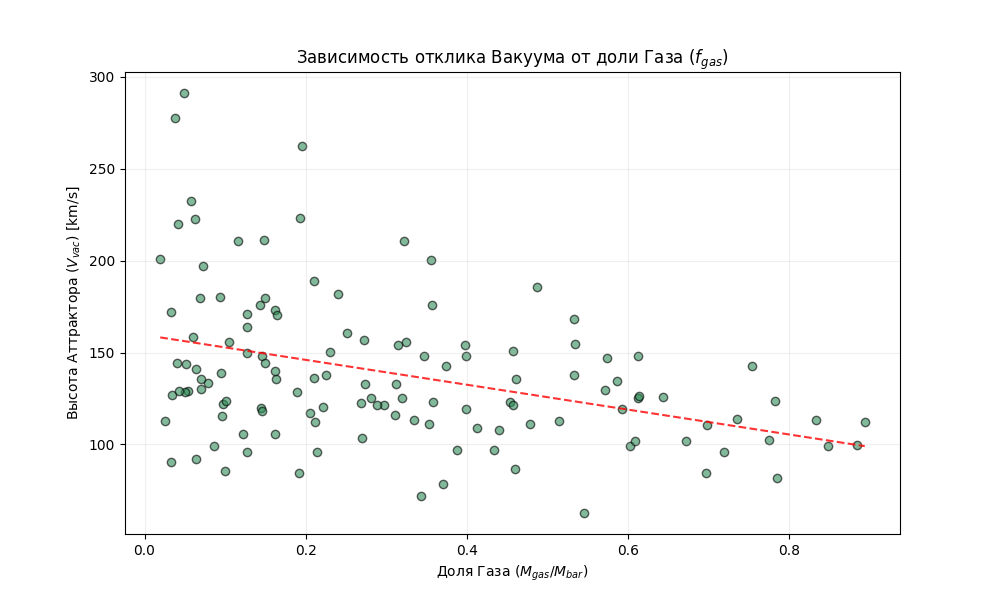

Generate this figure with Python:
import numpy as np
import os
import matplotlib.pyplot as plt
from scipy.optimize import curve_fit

def check_gas_fraction_scaling(folder='rotmod/'):
    files = [f for f in os.listdir(folder) if f.endswith('_rotmod.dat')]
    R_FIXED = 5.9
    
    gas_fractions = []
    v_vac_plateaus = []
    
    for f in files:
        try:
            data = np.genfromtxt(os.path.join(folder, f))
            r, v_obs = data[:, 0], data[:, 1]
            v_gas = np.abs(data[:, 3])
            v_disk = np.abs(data[:, 4])
            v_bulge = np.abs(data[:, 5])
            
            v_bar_sq = v_gas**2 + v_disk**2 + v_bulge**2
            
            # Считаем долю газа (gas fraction) как прокси отношения масс
            # Берем среднее значение по внешним областям, где формируется плато
            outer_mask = (r > 0.5 * np.max(r))
            f_gas = np.mean(v_gas[outer_mask]**2 / v_bar_sq[outer_mask])
            
            # Фитируем высоту аттрактора V_vac
            def model(r_val, v_plat):
                return v_plat * (r_val / (r_val + R_FIXED))
            
            resid_sq = v_obs**2 - v_bar_sq
            mask = (resid_sq > 0) & (r > 2)
            if np.sum(mask) < 5: continue
            
            popt, _ = curve_fit(model, r[mask], np.sqrt(resid_sq[mask]), p0=[120])
            
            gas_fractions.append(f_gas)
            v_vac_plateaus.append(popt[0])
        except: continue

    plt.figure(figsize=(10, 6))
    plt.scatter(gas_fractions, v_vac_plateaus, alpha=0.6, c='seagreen', edgecolors='k')
    
    # Тренд
    z = np.polyfit(gas_fractions, v_vac_plateaus, 1)
    p = np.poly1d(z)
    plt.plot(np.sort(gas_fractions), p(np.sort(gas_fractions)), "r--", alpha=0.8)
    
    plt.title('Зависимость отклика Вакуума от доли Газа ($f_{gas}$)')
    plt.xlabel('Доля Газа ($M_{gas}/M_{bar}$)')
    plt.ylabel('Высота Аттрактора ($V_{vac}$) [km/s]')
    plt.grid(True, alpha=0.2)
    plt.show()

if __name__ == "__main__":
    check_gas_fraction_scaling()
